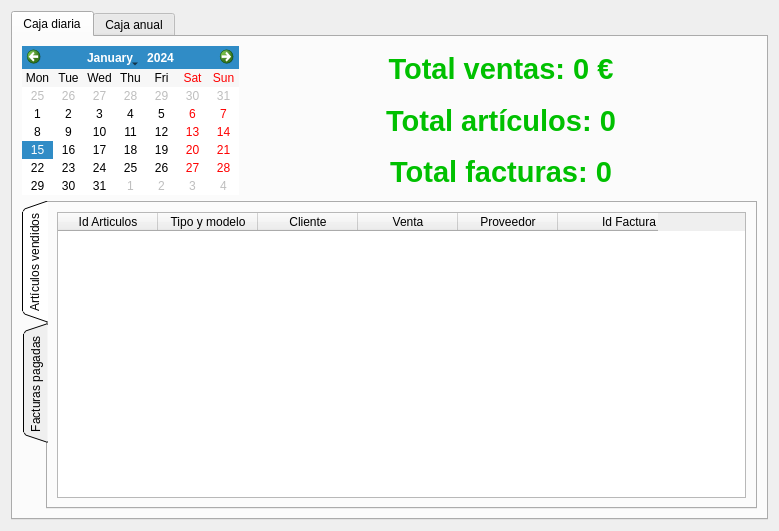
<?xml version="1.0" encoding="UTF-8"?>
<ui version="4.0">
 <class>wdgCaja</class>
 <widget class="QWidget" name="wdgCaja">
  <property name="geometry">
   <rect>
    <x>0</x>
    <y>0</y>
    <width>779</width>
    <height>531</height>
   </rect>
  </property>
  <property name="sizePolicy">
   <sizepolicy hsizetype="Expanding" vsizetype="Expanding">
    <horstretch>0</horstretch>
    <verstretch>0</verstretch>
   </sizepolicy>
  </property>
  <property name="windowTitle">
   <string>Form</string>
  </property>
  <layout class="QHBoxLayout" name="horizontalLayout_6">
   <item>
    <widget class="QTabWidget" name="tabCajas">
     <property name="currentIndex">
      <number>0</number>
     </property>
     <widget class="QWidget" name="tab">
      <attribute name="title">
       <string>Caja diaria</string>
      </attribute>
      <layout class="QHBoxLayout" name="horizontalLayout_7">
       <item>
        <layout class="QVBoxLayout" name="verticalLayout_3">
         <item>
          <layout class="QHBoxLayout" name="horizontalLayout">
           <item>
            <widget class="QCalendarWidget" name="calendar">
             <property name="sizePolicy">
              <sizepolicy hsizetype="Fixed" vsizetype="Fixed">
               <horstretch>0</horstretch>
               <verstretch>0</verstretch>
              </sizepolicy>
             </property>
             <property name="firstDayOfWeek">
              <enum>Qt::Monday</enum>
             </property>
             <property name="verticalHeaderFormat">
              <enum>QCalendarWidget::NoVerticalHeader</enum>
             </property>
            </widget>
           </item>
           <item>
            <layout class="QVBoxLayout" name="verticalLayout">
             <item>
              <widget class="QLabel" name="lblTotalVentas">
               <property name="font">
                <font>
                 <pointsize>22</pointsize>
                 <weight>75</weight>
                 <bold>true</bold>
                </font>
               </property>
               <property name="styleSheet">
                <string notr="true">color:rgb(0, 192, 0)</string>
               </property>
               <property name="text">
                <string>Total ventas: 0 €</string>
               </property>
               <property name="alignment">
                <set>Qt::AlignCenter</set>
               </property>
              </widget>
             </item>
             <item>
              <widget class="QLabel" name="lblTotalArticulos">
               <property name="font">
                <font>
                 <pointsize>22</pointsize>
                 <weight>75</weight>
                 <bold>true</bold>
                </font>
               </property>
               <property name="styleSheet">
                <string notr="true">color:rgb(0, 192, 0)</string>
               </property>
               <property name="text">
                <string>Total artículos: 0</string>
               </property>
               <property name="alignment">
                <set>Qt::AlignCenter</set>
               </property>
              </widget>
             </item>
             <item>
              <widget class="QLabel" name="lblTotalFacturas">
               <property name="font">
                <font>
                 <pointsize>22</pointsize>
                 <weight>75</weight>
                 <bold>true</bold>
                </font>
               </property>
               <property name="styleSheet">
                <string notr="true">color:rgb(0, 192, 0)</string>
               </property>
               <property name="text">
                <string>Total facturas: 0</string>
               </property>
               <property name="alignment">
                <set>Qt::AlignCenter</set>
               </property>
              </widget>
             </item>
            </layout>
           </item>
          </layout>
         </item>
         <item>
          <widget class="QTabWidget" name="tabDiario">
           <property name="tabPosition">
            <enum>QTabWidget::West</enum>
           </property>
           <property name="tabShape">
            <enum>QTabWidget::Triangular</enum>
           </property>
           <property name="currentIndex">
            <number>0</number>
           </property>
           <widget class="QWidget" name="tab_3">
            <attribute name="title">
             <string>Artículos vendidos</string>
            </attribute>
            <layout class="QHBoxLayout" name="horizontalLayout_4">
             <item>
              <widget class="QTableWidget" name="tblArticulos">
               <property name="editTriggers">
                <set>QAbstractItemView::NoEditTriggers</set>
               </property>
               <property name="alternatingRowColors">
                <bool>true</bool>
               </property>
               <property name="selectionMode">
                <enum>QAbstractItemView::SingleSelection</enum>
               </property>
               <property name="selectionBehavior">
                <enum>QAbstractItemView::SelectRows</enum>
               </property>
               <attribute name="verticalHeaderVisible">
                <bool>false</bool>
               </attribute>
               <attribute name="verticalHeaderVisible">
                <bool>false</bool>
               </attribute>
               <column>
                <property name="text">
                 <string>Id Articulos</string>
                </property>
               </column>
               <column>
                <property name="text">
                 <string>Tipo y modelo</string>
                </property>
               </column>
               <column>
                <property name="text">
                 <string>Cliente</string>
                </property>
               </column>
               <column>
                <property name="text">
                 <string>Venta</string>
                </property>
               </column>
               <column>
                <property name="text">
                 <string>Proveedor</string>
                </property>
               </column>
               <column>
                <property name="text">
                 <string>Id Factura</string>
                </property>
                <property name="textAlignment">
                 <set>AlignRight|AlignVCenter</set>
                </property>
               </column>
              </widget>
             </item>
            </layout>
           </widget>
           <widget class="QWidget" name="tab_4">
            <attribute name="title">
             <string>Facturas pagadas</string>
            </attribute>
            <layout class="QHBoxLayout" name="horizontalLayout_2">
             <item>
              <widget class="QTableWidget" name="tblFacturas">
               <property name="editTriggers">
                <set>QAbstractItemView::NoEditTriggers</set>
               </property>
               <property name="alternatingRowColors">
                <bool>true</bool>
               </property>
               <property name="selectionMode">
                <enum>QAbstractItemView::SingleSelection</enum>
               </property>
               <property name="selectionBehavior">
                <enum>QAbstractItemView::SelectRows</enum>
               </property>
               <attribute name="verticalHeaderVisible">
                <bool>false</bool>
               </attribute>
               <attribute name="verticalHeaderVisible">
                <bool>false</bool>
               </attribute>
               <column>
                <property name="text">
                 <string>Id Factura</string>
                </property>
               </column>
               <column>
                <property name="text">
                 <string>Hora</string>
                </property>
               </column>
               <column>
                <property name="text">
                 <string>Cliente</string>
                </property>
               </column>
               <column>
                <property name="text">
                 <string>Artículos</string>
                </property>
               </column>
               <column>
                <property name="text">
                 <string>Venta</string>
                </property>
               </column>
              </widget>
             </item>
            </layout>
           </widget>
          </widget>
         </item>
        </layout>
       </item>
      </layout>
     </widget>
     <widget class="QWidget" name="tabAnual">
      <attribute name="title">
       <string>Caja anual</string>
      </attribute>
      <layout class="QHBoxLayout" name="horizontalLayout_5">
       <item>
        <layout class="QVBoxLayout" name="verticalLayout_2">
         <item>
          <layout class="QHBoxLayout" name="horizontalLayout_3">
           <item>
            <widget class="QLabel" name="lblAnos">
             <property name="text">
              <string>Selecciona un año</string>
             </property>
            </widget>
           </item>
           <item>
            <widget class="QComboBox" name="cmbAnos"/>
           </item>
          </layout>
         </item>
         <item>
          <widget class="QTableWidget" name="tblAnual">
           <property name="editTriggers">
            <set>QAbstractItemView::NoEditTriggers</set>
           </property>
           <property name="alternatingRowColors">
            <bool>true</bool>
           </property>
           <property name="selectionBehavior">
            <enum>QAbstractItemView::SelectRows</enum>
           </property>
           <row>
            <property name="text">
             <string>Enero</string>
            </property>
           </row>
           <row>
            <property name="text">
             <string>Febrero</string>
            </property>
           </row>
           <row>
            <property name="text">
             <string>Marzo</string>
            </property>
           </row>
           <row>
            <property name="text">
             <string>Abril</string>
            </property>
           </row>
           <row>
            <property name="text">
             <string>Mayo</string>
            </property>
           </row>
           <row>
            <property name="text">
             <string>Junio</string>
            </property>
           </row>
           <row>
            <property name="text">
             <string>Julio</string>
            </property>
           </row>
           <row>
            <property name="text">
             <string>Agosto</string>
            </property>
           </row>
           <row>
            <property name="text">
             <string>Septiembre</string>
            </property>
           </row>
           <row>
            <property name="text">
             <string>Octubre</string>
            </property>
           </row>
           <row>
            <property name="text">
             <string>Noviembre</string>
            </property>
           </row>
           <row>
            <property name="text">
             <string>Diciembre</string>
            </property>
           </row>
           <row>
            <property name="text">
             <string>TOTAL</string>
            </property>
           </row>
           <column>
            <property name="text">
             <string>Valor compra</string>
            </property>
           </column>
           <column>
            <property name="text">
             <string>Valor venta</string>
            </property>
           </column>
           <column>
            <property name="text">
             <string>Ganancia</string>
            </property>
           </column>
          </widget>
         </item>
         <item>
          <widget class="QLabel" name="lbl30dias">
           <property name="font">
            <font>
             <pointsize>14</pointsize>
             <weight>75</weight>
             <bold>true</bold>
            </font>
           </property>
           <property name="text">
            <string>En los últimos 30 días</string>
           </property>
          </widget>
         </item>
        </layout>
       </item>
      </layout>
     </widget>
    </widget>
   </item>
  </layout>
 </widget>
 <resources/>
 <connections/>
</ui>
